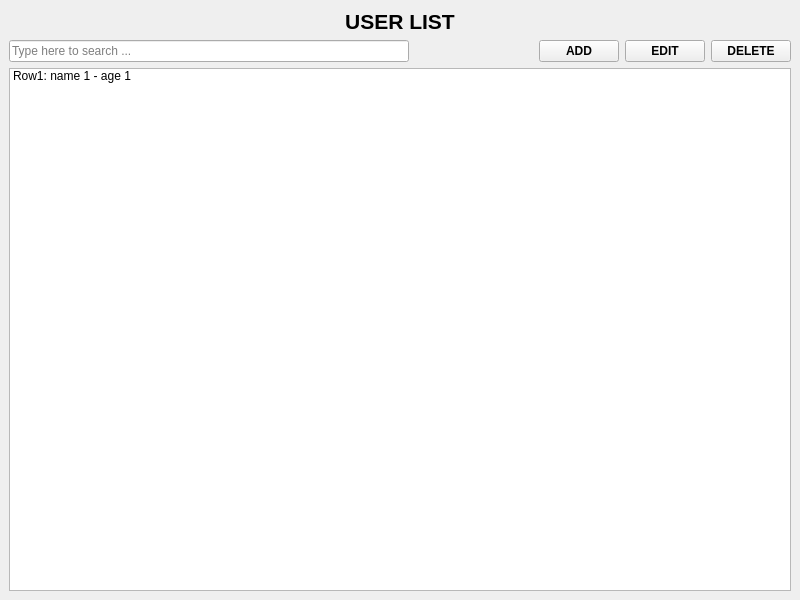
<?xml version="1.0" encoding="UTF-8"?>
<ui version="4.0">
 <class>MainWindow</class>
 <widget class="QMainWindow" name="MainWindow">
  <property name="geometry">
   <rect>
    <x>0</x>
    <y>0</y>
    <width>800</width>
    <height>600</height>
   </rect>
  </property>
  <property name="windowTitle">
   <string>MainWindow</string>
  </property>
  <widget class="QWidget" name="centralwidget">
   <layout class="QVBoxLayout" name="verticalLayout">
    <item>
     <widget class="QLabel" name="label">
      <property name="font">
       <font>
        <pointsize>16</pointsize>
        <weight>75</weight>
        <bold>true</bold>
       </font>
      </property>
      <property name="text">
       <string>USER LIST</string>
      </property>
      <property name="alignment">
       <set>Qt::AlignCenter</set>
      </property>
     </widget>
    </item>
    <item>
     <layout class="QHBoxLayout" name="horizontalLayout">
      <item>
       <widget class="QLineEdit" name="search_input">
        <property name="minimumSize">
         <size>
          <width>400</width>
          <height>0</height>
         </size>
        </property>
        <property name="placeholderText">
         <string>Type here to search ...</string>
        </property>
       </widget>
      </item>
      <item>
       <spacer name="horizontalSpacer">
        <property name="orientation">
         <enum>Qt::Horizontal</enum>
        </property>
        <property name="sizeHint" stdset="0">
         <size>
          <width>40</width>
          <height>20</height>
         </size>
        </property>
       </spacer>
      </item>
      <item>
       <widget class="QPushButton" name="add_btn">
        <property name="font">
         <font>
          <weight>75</weight>
          <bold>true</bold>
         </font>
        </property>
        <property name="text">
         <string>ADD</string>
        </property>
       </widget>
      </item>
      <item>
       <widget class="QPushButton" name="edit_btn">
        <property name="font">
         <font>
          <weight>75</weight>
          <bold>true</bold>
         </font>
        </property>
        <property name="text">
         <string>EDIT</string>
        </property>
       </widget>
      </item>
      <item>
       <widget class="QPushButton" name="delete_btn">
        <property name="font">
         <font>
          <weight>75</weight>
          <bold>true</bold>
         </font>
        </property>
        <property name="text">
         <string>DELETE</string>
        </property>
       </widget>
      </item>
     </layout>
    </item>
    <item>
     <widget class="QListWidget" name="listWidget">
      <item>
       <property name="text">
        <string>Row1: name 1 - age 1</string>
       </property>
      </item>
     </widget>
    </item>
   </layout>
  </widget>
 </widget>
 <resources/>
 <connections/>
</ui>
